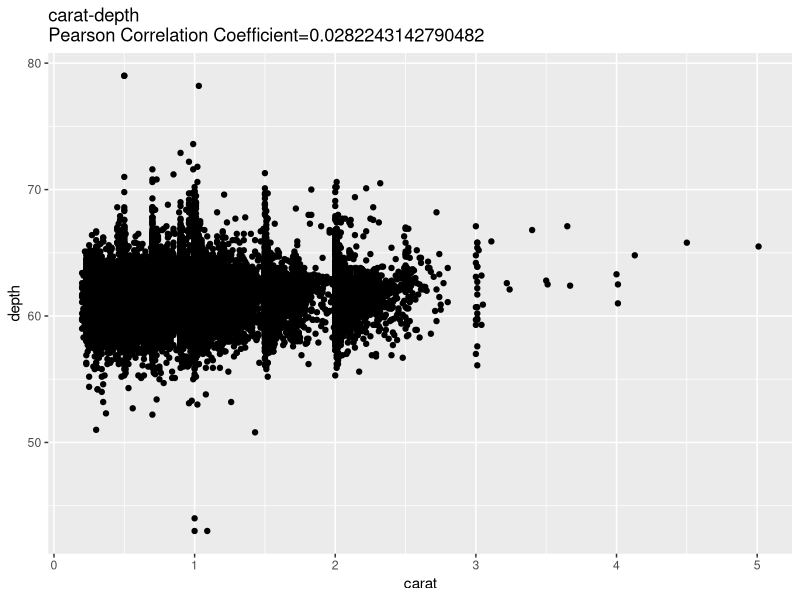
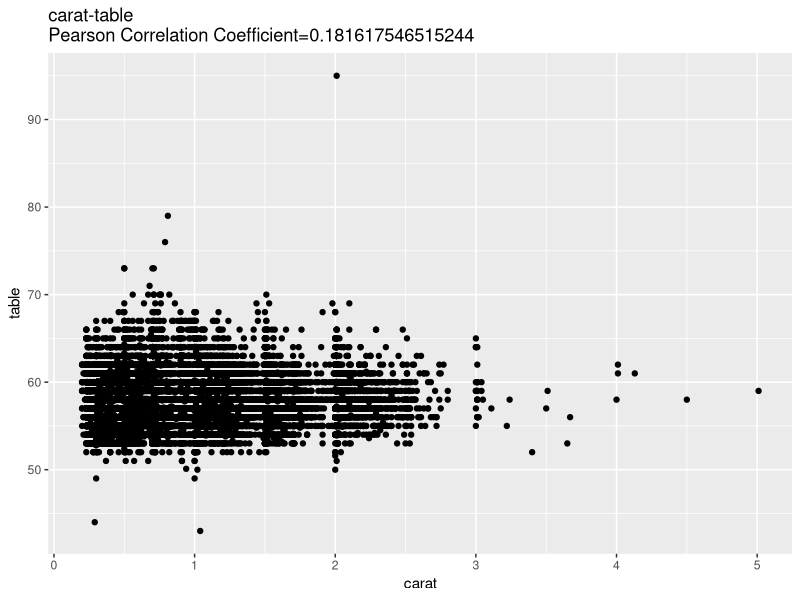
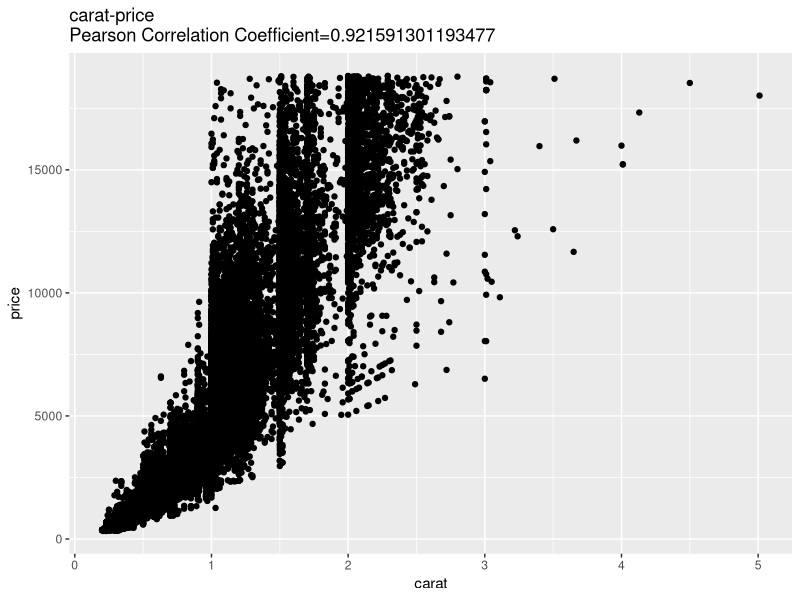
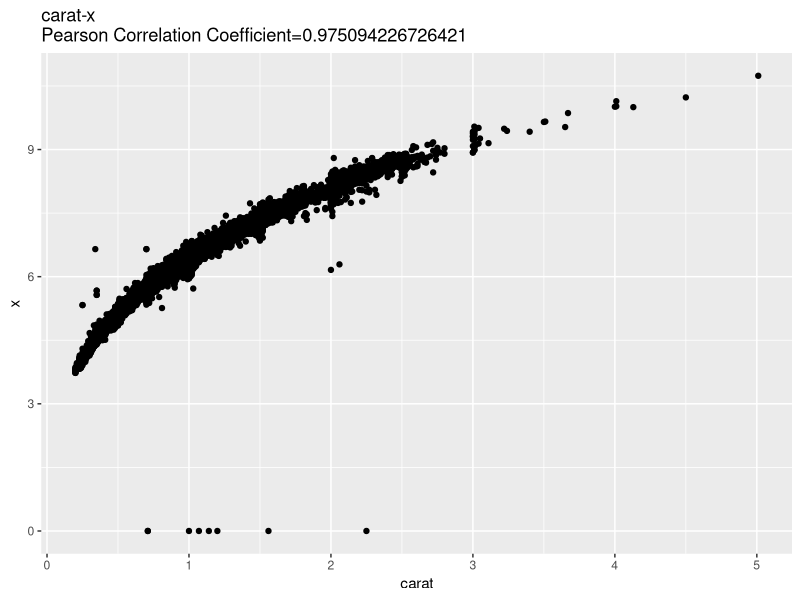
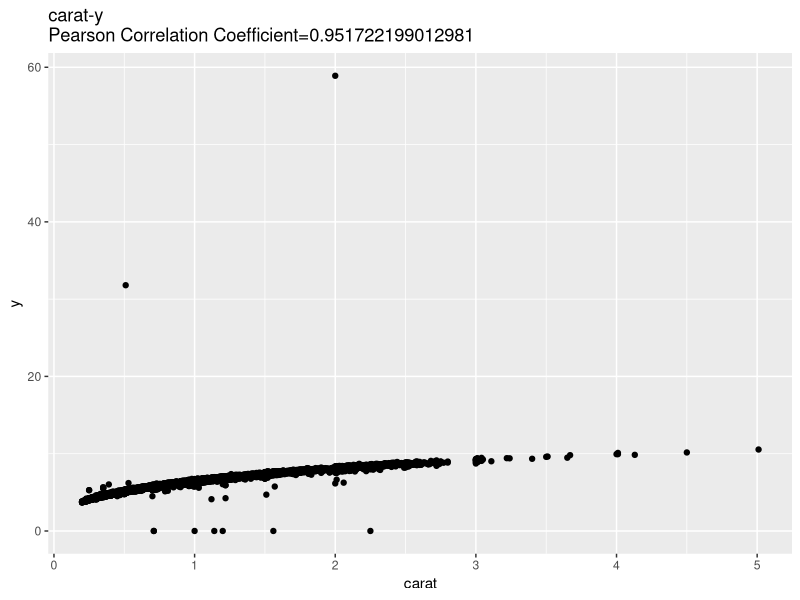
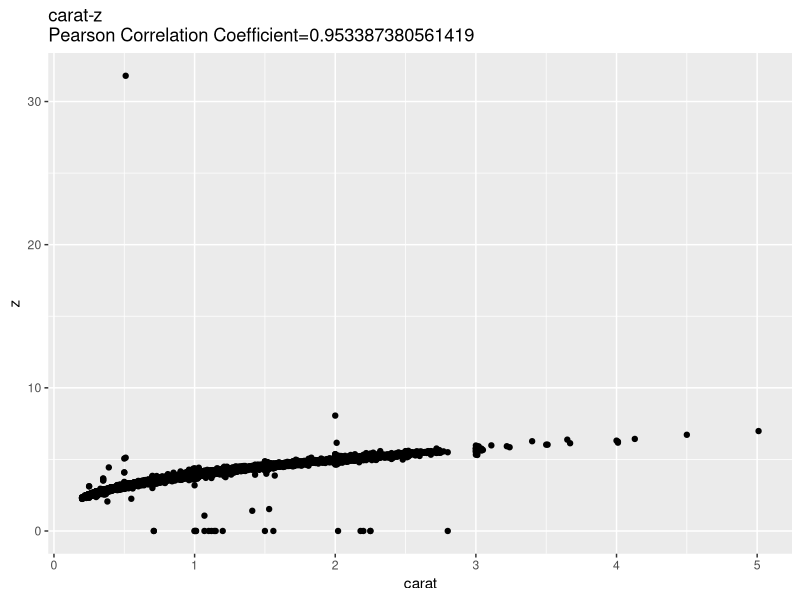
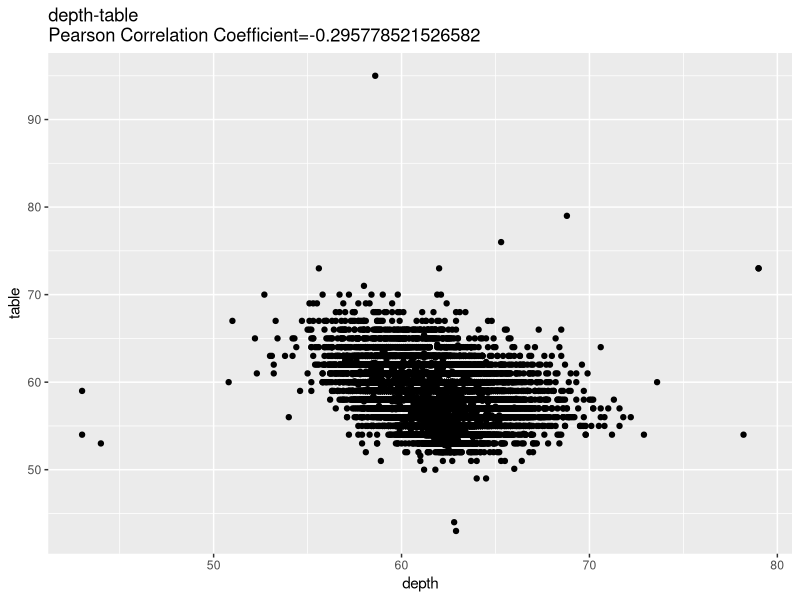
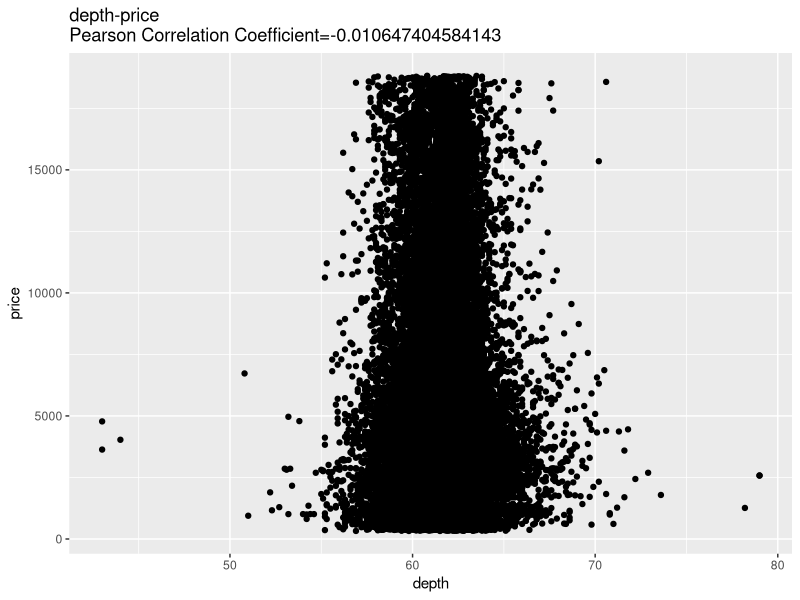

Generate these figures, in order, with R:
## ---- chunk 1
# In order to complete the assignment, we first load the necessary packages and data
require(ggplot2,quietly=TRUE)
require(stats)
require(graphics)
require(grid)
data(diamonds)

# We will create a function called numericDF(x) that will generically extract all numeric columns from any dataframe x.  This function has one arguement x which should be class data frame.  

numericDF <- function(x)
{   # numericDF(x) is a function that accepts a single arguement - an arbitrary dataframe x, and returns a new data frame containing only columns of numeric data

    # we use the sapply function to loop through our input
    # we use the is.numeric test to test whether each column of the input is numeric
    # we assign only the numeric columns of our input to a new variable newDF which is a data frame
    newDF <- x[sapply(x,is.numeric)]
    # we the return call to supply the output of our function back to the user
    return(newDF)
  }

# Now we will use our new function to extract the numeric columns of the diamonds data set by calling numericDF() on the diamonds data frame and assigning the results to a new variable numeric_diamonds

numeric_diamonds <- numericDF(diamonds)

# since these data frames can be huge, we will use the head function to display the first 7 rows of data.  Additionally, we will display the strucutre of our new data frame using the str() function
head(numeric_diamonds)
str(numeric_diamonds)

## ---- chunk 2

# We are going to build a function called coeffDF that utilizes the function that we built in part 1.  Our new function will (1) Accept a data frame as input (2) Run the numericDF() function on the input (3) Our coeffDF() function will then create a new data frame that will have 2 columns.  In the first column will contain each pair of variables in the form of a string separated by a -.  Column 2 will contain the Pearson Correlation Coefficient of the columns of data represented in column 1. 

coeffDF <- function(x)
{ # coeffDF(x) is a function that accepts a single arguement- an arbitrary data frame x, and returns a new data frame containing 2 columns: Column 1- contains each pair of variables in the form of a string separated by a -, Column 2- contains the Pearson Correlation Coefficient of the columns of data represented in column 1. 
  
  
  # call numericDF() on our input data frame x to eliminate the non-numeric columns
  tempDF <- numericDF(x)
  
  #create a new empty data frame.  
  xdf <- data.frame()
  
  #create a counter variable that will help us keep track of our rows and columns
  counter <- 1

  # we will use a nested for loop to iterate through our tempDF and build up our new data frame xdf
  # imagine a data frame containing 26 columns of data with column names a-z.  We want to iterate through our 26 colums and create the following row entries in column 1 of xdf: a-b,a-c,a-d,...,b-c,b-d,...,c-d,c-e,...,x-z,y-z. Note, we don't continue to z-a because z has all ready been paired with every other column. We will then let our i first = a and then create a second loop that will let j=b, then j=c, and so on until j=z.  Then our loop will move to i=b and will repeat this process of j=c, j=d, and so one until j=y.  We have to put a coupld of if statements in the loop to keep our indexing from going out of bounds.  I will comment on those as I go.

  # seq_len builds a index range
  # ncol(tempDF) counts the number of columns in tempDF
  # for (i in seq_len(nocol(tempDF))) builds and index range from 1 to the number of columns in the database that we are working with
  
  for (i in seq_len(ncol(tempDF))){
  # we add a test to make sure that i is never equal to z as mentioned above (z has all ready been matched with every other column).  Since the i value of z is the last column number which is equal to the number of columns, we just say that i must always be less than the numer of columns
    if (i < ncol(tempDF)){
  # now we create the nested loop for our j's.  we want to make sure that the j's are always greater than the i's.  This helps us avoid duplication.  We don't want a-a because this is useless and we don't want b-a becuase we have all ready done a-b.
      for (j in seq_len(ncol(tempDF))){
        if (j > i){
  # the next line is functionality that we have used in a previous assigment.  we are slicing into the tempDF and building up the new dataframe xdf by using the paste function.  
  # the paste function accepts two strings in this case and concacenates them using a space as a default separator.  We specify that we want - as the separator
          xdf[counter,1]= paste(names(tempDF[i]),names(tempDF[(j)]),sep="-")
  #we increase the value of our counter by one so our next entry appears on the subsequent row of the new data frame
          counter <- counter + 1
        }
      }   
    }
  }

  # Now we will fill the second column of our new data frame with the pearson correlation coefficeint corresponding to the variable pair in the first column.  For example, for the row in column 1 that has 'carat-depth', we will calculate the correlation coefficient on the entire row 1 and row 2.  We will return that integer value in row 1 column 2.

  # this loop follows the same logic as the above loop.  The only difference is that instead of using slicing and the paste function to build of a column, we are using slicing and the cor() function.
  # the cor() function accepts 2 vectors or columns of data in this case and calculates the Pearson Correlation Coefficient.
  
  counter <- 1
  for (i in seq_len(ncol(tempDF))){
    if (i < ncol(tempDF)){
      for (j in seq_len(ncol(tempDF))){
        if (j > i){
          xdf[counter,2]= cor(tempDF[i],tempDF[j])
          counter <- counter + 1
        }
      }   
    }
  }
  # Add names to our two columns of data
  names(xdf)<-c("Variables","Corr_Coeff")  
  return(xdf)
}

#call the function coeff() on the data frame diamonds and assign the results to a new variable coeff_diamonds

coeff_diamonds <- coeffDF(diamonds)

# we show coeff_diamonds
coeff_diamonds



## ---- chunk 3
# We will build a function called scatterDF(x) that accepts an arbitrary  dataframe as input (we will use diamonds for purposes of example).  scatterDF() will use coeffDF() from problem 2 to (1) eliminate all non-numeric columns by calling the numericDF() function developed in part 1 and (2) will build a scatterplot for each pair of columns.  For example, if your data frame contains 4 columns w,x,y,z of numeric data, scatterDF() will create a scatterplot for each pair wx,wy,wz,xy,xz,yz.  The title of the scatterplot will state the variable pairing as well as state the Pearson Correlation Coefficient of the two columns of data.

scatterDF <- function(x)
{
  # we call coeffDF() on the input to perform three steps: (1) to eliminate or "clean" the non-numeric columns from our input dataframe and (2) to builds a new data frame containing 2 columns- a column of the variable pairs from our cleaned dataframe and a column of the Pearson Correlation Coefficients relating to column data associated with the variable pairs. (3) build a scatterplot for each pair of columns.  For example, if your data frame contains 4 columns w,x,y,z of numeric data, scatterDF() will create a scatterplot for each pair wx,wy,wz,xy,xz,yz.  The title of the scatterplot will state the variable pairing as well as state the Pearson Correlation Coefficient of the two columns of data.
  numericdf<-numericDF(x)
  coeffdf<- coeffDF(x)
  # initiate a counter variable to help us keep tracks of rows and columns
  counter <- 1
  # we are going to loop through our data frame and create several plots
  # the structure of our nested loop is the same as above.  for references to what i and j are, see the comments in part 1.  What is new is the ggplot call in the inside loop.  I will explain that below.
  for (i in seq_len(ncol(numericdf))){
    if (i < ncol(numericdf)){
      for (j in seq_len(ncol(numericdf))){
        if (j > i){
  # we create a scatter plot using ggplot and assign it to a variable h of class ggplot
  # the first arguement of ggplot() is the name of the data frame that we are working with
  # the second arguement of ggplot() is assigning an asethetic to our plots.  I have chosen to use the aes_string() function which allows me to pass text in for my column names.  I use i and j to reference the various columns.  This way we get a different column pairing on every iteration.
  # we start to layer onto our ggplot by adding geom_point() which creates the points on our scatterplot
  # we add the final layer by using ggtitle() to add the title that we want.  Since we are creating multiple charts, we use sprintf() to allow us to pass variables in as test strings.  This way our title can change with each iteration.  The %s represents where we will pass in a variable string value and the backslash n represents a new line.  For each %s pair, we are accessing the row entry and pearson coefficient that relates to each chart
          h<-ggplot(numericdf, aes_string(colnames(numericdf)[i], colnames(numericdf)[j])) + geom_point() + ggtitle(sprintf('%s\nPearson Correlation Coefficient=%s', coeffdf[counter,1],coeffdf[counter,2]))
          counter <- counter + 1
          print(h)
        }
      }
    }
  }
} 

# call scatterDF() on the diamonds data frame and assing the results to a variable called scatter_diamonds

scatter_diamonds <-scatterDF(diamonds)

#show scatter_diamonds

scatter_diamonds

